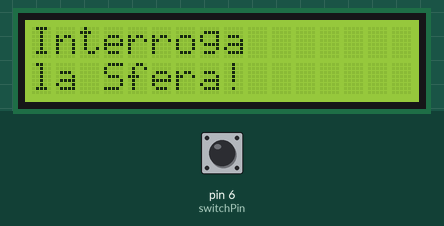
This sketch was run on a simulated Arduino Uno, built with avr-gcc and run on an emulated ATmega328P. Shown: 16×2 character LCD. Inputs (shaded band) come from the test bench; at power-on: pin 6 (switchPin) LOW. Random numbers use the default seed unless the sketch sets one.

Above: at 1.2 s.
1.3 s: pin 6 (switchPin) pulled HIGH for 0.15 s
At 2.0 s:
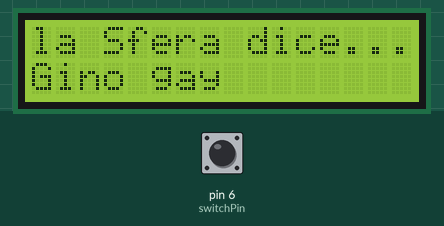
2.9 s: pin 6 (switchPin) pulled HIGH for 1 s
At 4.5 s:
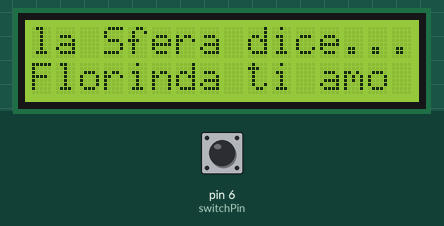
5.4 s: pin 6 (switchPin) pulled HIGH for 0.15 s
At 6.3 s:
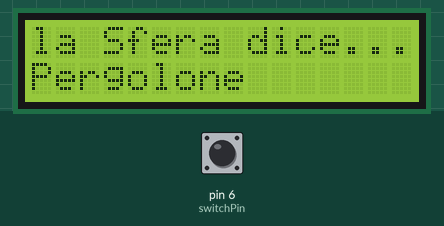
7.0 s: pin 6 (switchPin) pulsed HIGH 5 times (0.12 s each, 0.3 s apart)
At 7.57 s:
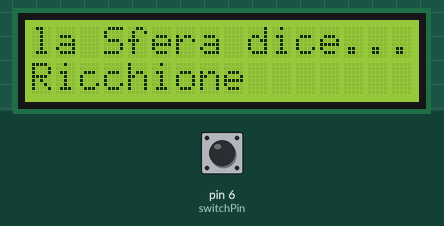
Timing chart, 0 to 10.0 s (numbered marks = the images above; inputs shaded):
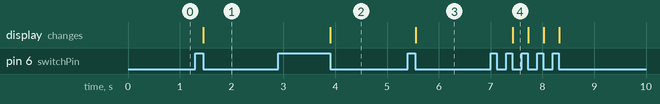

The sketch:

sfera_di_cristallo.ino
```cpp
#include<LiquidCrystal.h>
LiquidCrystal lcd(12,11,5,4,3,2);
const int switchPin = 6;
int switchState = 0;
int prevSwitchState = 0;
int reply;


void setup() {
  // put your setup code here, to run once:
  lcd.begin(16,2);
  pinMode(switchPin, INPUT);
  lcd.print("Interroga");
  lcd.setCursor(0,1);
  lcd.print("la Sfera!");
}

void loop() {
  // put your main code here, to run repeatedly:
  switchState = digitalRead(switchPin);
  if(switchState != prevSwitchState){
    if(switchState == LOW){
      reply = random(5);
      lcd.clear();
      lcd.setCursor(0,0);
      lcd.print("la Sfera dice...");
      lcd.setCursor(0,1);
      switch(reply){
        case 0: lcd.print("Ricchione");
          break;
        case 1: lcd.print("Femminiello");
          break;
        case 2 : lcd.print("Gino gay");
          break;
        case 3 : lcd.print("Pergolone");
          break;
        case 4 : lcd.print("Florinda ti amo");
      }
    }
  }
  prevSwitchState = switchState;
}
```

Measured:
- after the input at 1.3 s, the display: changes after 0.16 s (image 1)
- after the input at 2.9 s, the display: changes after 1.0 s (image 2)
- after the input at 5.4 s, the display: changes after 0.16 s (image 3)
- after the input at 7.0 s, the display: changes after 0.43 s (image 4)
